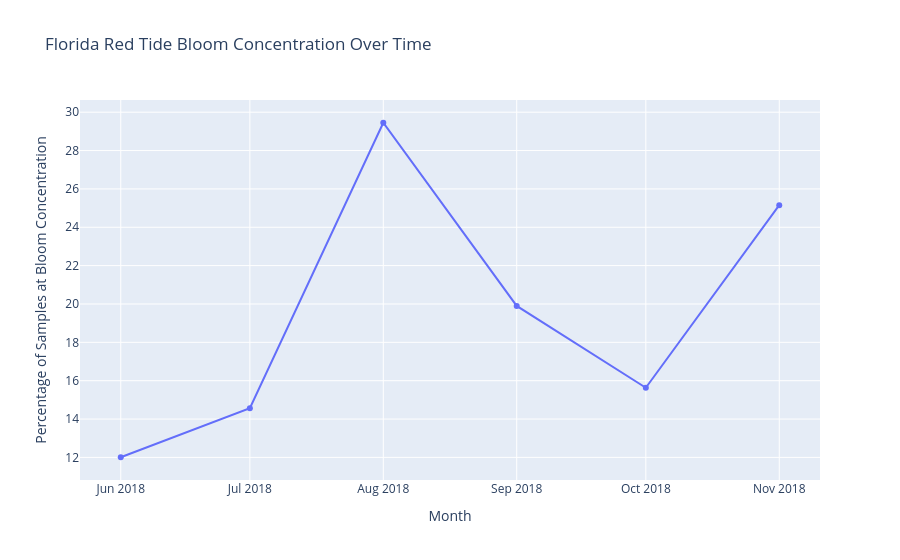

This figure's notebook cell:
### Markdown cell above
## 11. Plot the monthly percentage at bloom concentration

Use `px.line()` with `monthly_summary` to plot `month` against `percent_bloom`. Show markers and add a question-focused title and readable axis labels.

### Code cell
# Write your code here.
bloom_over_time = px.line(
    monthly_summary,
    x='month',
    y='percent_bloom',
    markers=True,
    title='Florida Red Tide Bloom Concentration Over Time',
    labels={
        "month": "Month",
        "percent_bloom": "Percentage of Samples at Bloom Concentration"
    }
)

bloom_over_time.show()

### Figure 1 — Plotly figure (JSON) as saved in the notebook; plotly's stock layout.template omitted (floating-point values rounded to 4 significant figures)
{"data": [{"hovertemplate": "Month=%{x}<br>Percentage of Samples at Bloom Concentration=%{y}<extra></extra>", "legendgroup": "", "line": {"color": "#636efa", "dash": "solid"}, "marker": {"symbol": "circle"}, "mode": "lines+markers", "name": "", "orientation": "v", "showlegend": false, "type": "scatter", "x": ["2018-06-01T00:00:00", "2018-07-01T00:00:00", "2018-08-01T00:00:00", "2018-09-01T00:00:00", "2018-10-01T00:00:00", "2018-11-01T00:00:00"], "xaxis": "x", "y": [12.01, 14.57, 29.45, 19.9, 15.63, 25.15], "yaxis": "y"}], "layout": {"legend": {"tracegroupgap": 0}, "title": {"text": "Florida Red Tide Bloom Concentration Over Time"}, "xaxis": {"anchor": "y", "domain": [0, 1], "title": {"text": "Month"}}, "yaxis": {"anchor": "x", "domain": [0, 1], "title": {"text": "Percentage of Samples at Bloom Concentration"}}}}
